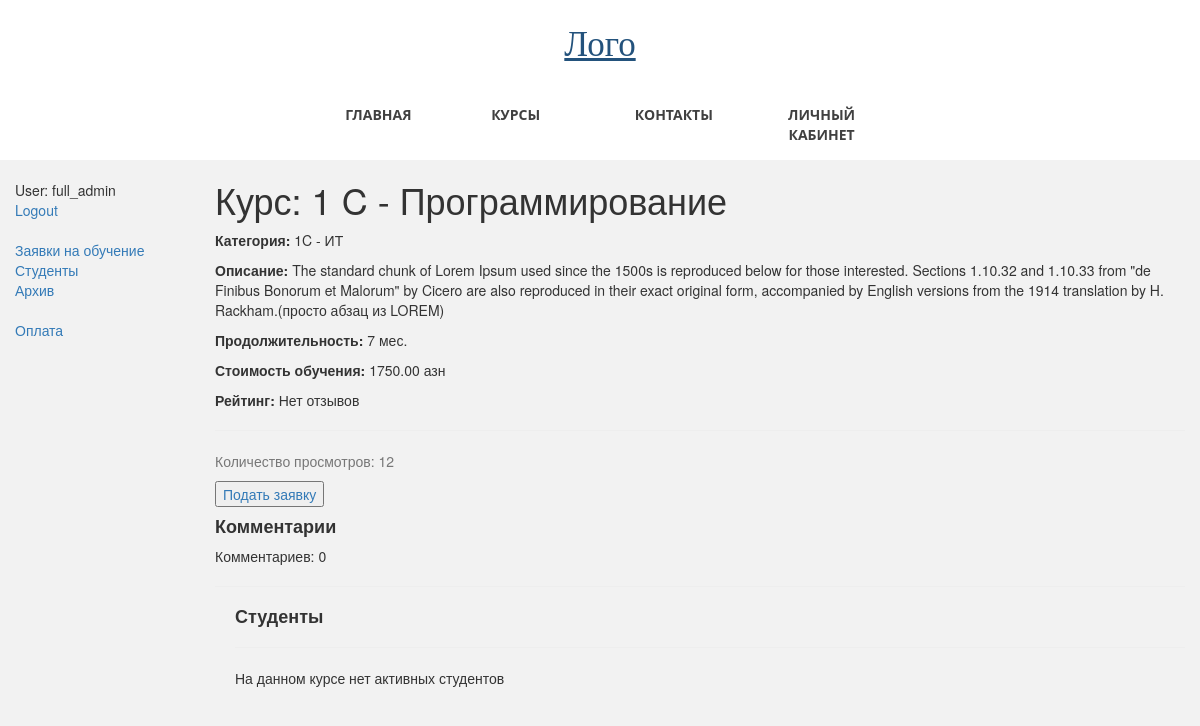
/main/course/3 (signed in), run on an earlier commit of the app's database.
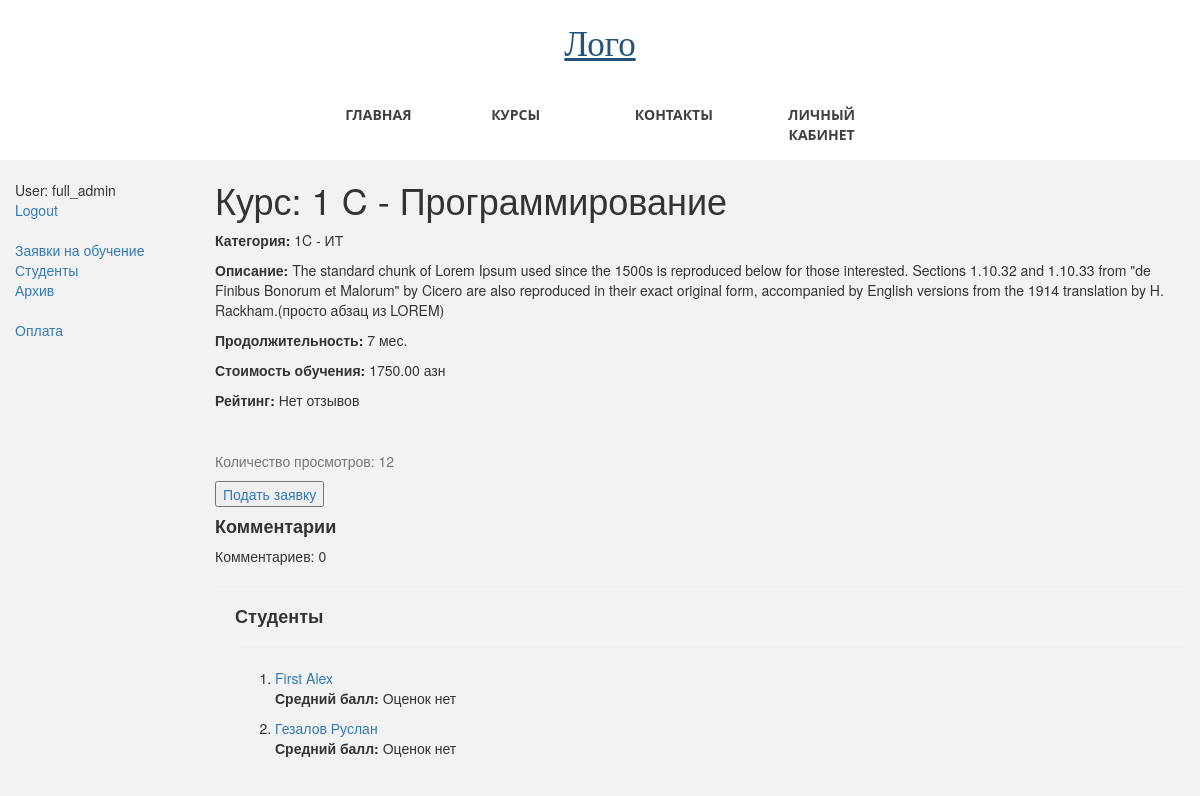
And on a later commit of the database.
### students_app/models.py (models this page shows, shortened)
class Student(models.Model):
    related_user = models.ForeignKey(User, on_delete=models.CASCADE)
    name = models.CharField(verbose_name="Имя", max_length=50)
    surname = models.CharField(verbose_name="Фамилия", max_length=100)
    phone = models.CharField(verbose_name="Номер телефона", max_length=50)
    date_of_birth = models.DateField()
    course = models.ForeignKey(Course, on_delete=models.PROTECT)
    @property
    def full_name(self):
        return f"{self.surname} {self.name}"
    STUDENT_STATUS = [
        ("r", "requested"),
        ("a", "approved"),
        ("f", "finished"),
    ]
    status = models.CharField(
        max_length=50,
        choices=STUDENT_STATUS,
        default="r",
        help_text="Статус студента",
    )
    request_date = models.DateField(auto_now_add=True)
    reg_date = models.DateField(blank=True, null=True)
    marks = models.ManyToManyField(Mark, blank=True)
    is_paid = models.BooleanField(default=False)
    is_deleted = models.BooleanField(default=False)
    deleted = models.DateField(auto_now=True)
    def average_mark(self):
        mark_list = [int(mark.mark_value) for mark in self.marks.all()]
        if mark_list:
            return sum(mark_list) / len(mark_list)
        else:
            return "Оценок нет"
    class Meta:
        ordering = ["name"]
    def get_absolute_url(self):
        return reverse("student-detail", args=[str(self.id)])

### students_app/views.py (the view)
# urls.py: path("course/<int:id>", views.course_detail, name="course-detail"),
def course_detail(request, id):
    course = Course.objects.filter(pk=id, is_deleted=False).first()
    students = course.student_set.filter(status="a", is_deleted=False)
    reviews = course.review_set.all()
    course.views_num += 1
    course.save()
    return render(
        request,
        "students_app/course_detail.html",
        context={"course": course, "students": students, "reviews": reviews},
    )

### students_app/models.py (called while the page is built)
    def __str__(self):
        return self.name

    def total_cost(self):
        return self.lasting * self.cost

### students_app/templates/students_app/course_detail.html (shortened to what this page needs)
{% extends "base.html" %}
{% block content %}
<h1>Курс: {{ course.name }}</h1>
<p><strong>Категория:</strong> {{ course.category }}</p>
<p><strong>Описание:</strong> {{ course.summary }}</p>
<p><strong>Продолжительность:</strong> {{ course.lasting }} мес.</p>
<p><strong>Стоимость обучения:</strong> {{ course.total_cost }} азн</p>
<p><strong>Рейтинг:</strong> {% if course.rating is not None %}{{ course.rating_count }}{% else %}Нет отзывов{% endif %}
</p>
<hr>
<p class="text-muted">Количество просмотров: {{ course.views_num }}</p>
<button type="button"><a href="{% url 'student-request' course.id%}">Подать заявку</a></button>
<h4><strong>Комментарии</strong></h4>
<p>Комментариев: {{ reviews.count }}</p>
{% if user.is_staff %}
<hr>
<div style="margin-left:20px;margin-top:20px">
    <h4><strong>Студенты</strong></h4>
    <hr>
    {% if students %}
    <ol>
        {% for student in students %}
        <li><a href="{{ student.get_absolute_url }}">{{ student.full_name }}</a></li>
        <p><strong>Средний балл:</strong> {{student.average_mark}}</p>
        {% endfor %}
    </ol>
    {% else %}<p>На данном курсе нет активных студентов</p>
    {% endif %}
</div>
{% endif %}
{% endblock %}

What changed in the data, as far as the page shows it:
now on this page (row edited): Student: full_name "First Alex", average_mark "Оценок нет"
now on this page (row edited): Student: full_name "Гезалов Руслан", average_mark "Оценок нет"
Also different on the page:
text no longer shown: "На данном курсе нет активных студентов"
